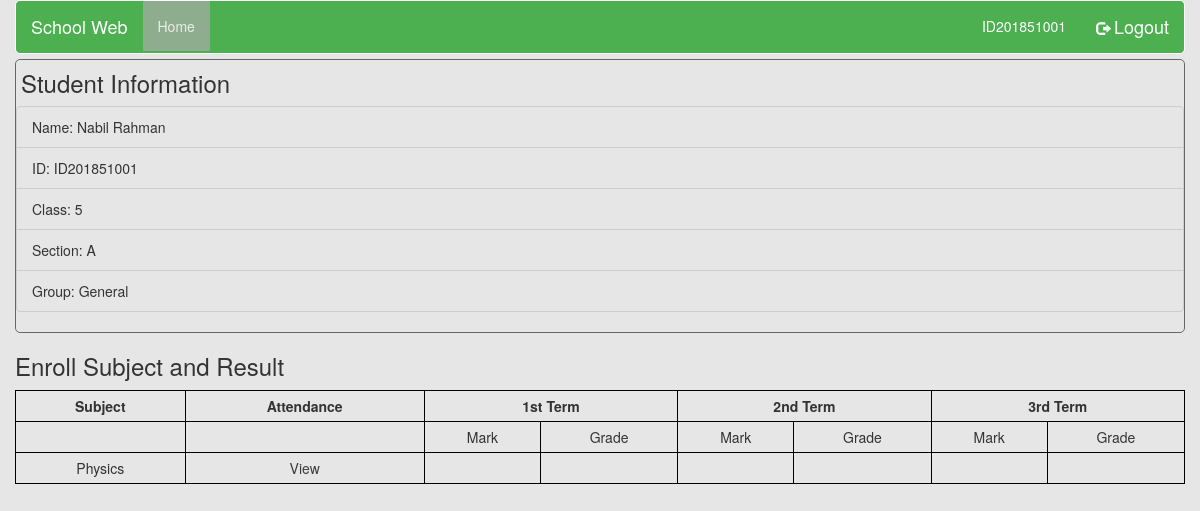
/student.php (signed in), run on the app's committed database.
### tables this page shows
CREATE TABLE `students` (
  `id` int(11) NOT NULL,
  `s_id` varchar(50) NOT NULL,
  `s_name` varchar(50) NOT NULL,
  `s_password` varchar(20) NOT NULL,
  `s_class` varchar(20) NOT NULL,
  `s_group` varchar(20) NOT NULL,
  `s_section` varchar(20) NOT NULL,
  `s_batch` int(11) NOT NULL
);

CREATE TABLE `enroll` (
  `e_id` int(11) NOT NULL,
  `t_id` int(11) NOT NULL,
  `sub_name` varchar(50) NOT NULL,
  `class` int(11) NOT NULL,
  `section` varchar(5) NOT NULL,
  `d_group` varchar(20) NOT NULL,
  `batchnumber` int(11) NOT NULL
);

### student.php (the view, shortened to what this page needs)
<?php
	require_once('dbconfig/config.php');
	$s_id = $_SESSION['student'];
?>
<!DOCTYPE html>
<html>
<head>
    <link rel="stylesheet" href="css/font-awesome.min.css" >
    <link rel="stylesheet" href="css/bootstrap.css" >
    <link rel="stylesheet" href="css/responsive.css">
    <link rel="stylesheet" href="css/style.css">
</head>
<body>
<div class="container-fluid">
	<nav class="navbar navbar-inverse">
		<div class="container-fluid">
			<div class="navbar-header">
			  <li class="navbar-brand" style="list-style:none">School Web</li>
			</div>
			<ul class="nav navbar-nav">
				<li class="active"><a href="student.php">Home</a></li>
			</ul>
			<ul class="nav navbar-nav navbar-right">
				<li><a href="student.php"><?php echo $s_id; ?></a></li>
				<li><a href="logout.php"><span class="glyphicon glyphicon-log-out"></span> <span style = "font-size:18px"> Logout<span> </a></li>
			</ul>
		</div>
	</nav>
</div>
<div class="container-fluid">
	<div class="row">
		<div class="col-md-12">
			<div class="studentinfo">
				<h3>Student Information</h3>
				<ul class="list-group">
				<?php
					$query = "SELECT * FROM students WHERE s_id = '$s_id'";
					$query_run = mysqli_query($con,$query);
					if ($query_run) {
						$row = mysqli_fetch_array($query_run,MYSQLI_ASSOC);
						$class = $row['s_class'];
						$section = $row['s_section'];
						$group  = $row['s_group'];
						$batch = $row['s_batch'];
						echo "<li class='list-group-item'>Name: <span>".$row['s_name']."</span></li>";
						echo "<li class='list-group-item'>ID: <span>".$s_id."</span></li>";
						echo "<li class='list-group-item'>Class: <span>".$class."</span></li>";
						echo "<li class='list-group-item'>Section: <span>".$section."</span></li>";
						echo "<li class='list-group-item'>Group: <span>".$group."</span></li>";
					}
				?>
				</ul>
			</div>
		</div>
	</div>
	<div class="row">
		<div class="col-md-12">
			<div class="student-enroll">
				<h3>Enroll Subject and Result</h3>
				<table style="width:100%">
						<tr>
							<th>Subject</th>
							<th>Attendance</th>
							<th  colspan="2">1st Term</th>
							<th  colspan="2">2nd Term</th>
							<th colspan="2">3rd Term</th>
						</tr>
						<tr>
							<td></td>
							<td></td>
							<td>Mark</td>
							<td>Grade</td>
							<td>Mark</td>
							<td>Grade</td>
							<td>Mark</td>
							<td>Grade</td>
						</tr>
					<?php
						$query = "SELECT * FROM enroll WHERE class = '$class' AND section = '$section' AND d_group = '$group' AND batchnumber = '$batch'";
						$query_run = mysqli_query($con,$query);
						if ($query_run) {
							if(mysqli_num_rows($query_run)>0){
								while($row = $query_run->fetch_assoc()){
									echo "<tr>";
									echo "<td>".$row['sub_name']."</td>";
									echo "<td><a href='indivudiual-attendance.php?subject=".$row['e_id']."'>View</a></td>";
									$enrollId = $row['e_id'];
									for($i = 1;$i < 4;$i++){
										$query_run2 = mysqli_query($con,"SELECT * FROM result WHERE enroll_id = '$enrollId' AND student_id = '$s_id' AND term = '$i'");
										if($query_run2){
											if(mysqli_num_rows($query_run2)>0){
												$row2 = mysqli_fetch_array($query_run2,MYSQLI_ASSOC);
												echo "<td>".$row2['mark']."</td>";
												echo "<td>".$row2['grade']."</td>";
											}
											else{
												echo "<td> </td>";
												echo "<td> </td>";
											}
										}
									}
									echo "</tr>";
								}
							}
						}
					?>
				</table>
			</div>
		</div>
	</div>
</div>
</body>
</html>

### css/style.css (style rules this page uses)
body { background-color:#e4e4e4e4; }
.navbar { margin-bottom:0px; border-radius:5px; }
.navbar-inverse { background-color: #4CAF50; border-color: #fff; }
.navbar-inverse .navbar-nav > .active > a, .navbar-inverse .navbar-nav > .active > a:focus, .navbar-inverse .navbar-nav > .active > a:hover { color: #EBEBEB; background-color: #aeaeaeae; }
.navbar-inverse .navbar-nav > li > a { color: #fff; }
.navbar-inverse .navbar-brand { color: #fff; }
.list-group-item { background:transparent; border: 1px solid #cecece; }
table { border-left: 1px solid black; border-right: 1px solid black; border-top: 1px solid black; }
th { border-bottom: 1px solid black; border-right: 1px solid black; text-align:center; }
td { text-align:center; border-bottom: 1px solid black; border-right: 1px solid black; }
table td a { color:#3B3B3B; }
.studentinfo { border: 1px solid #666; border-radius: 5px; height:100%; margin-top:5px; }
.studentinfo h3 { margin-top:5px; margin-bottom:5px; padding:5px; }
.student-enroll th { padding:5px; }
.student-enroll td { padding:5px; }

### data on the page
students: s_name "Nabil Rahman", s_class "5", s_section "A", s_group "General"
enroll: sub_name "Physics"

### other printed values
$s_id "ID201851001"
